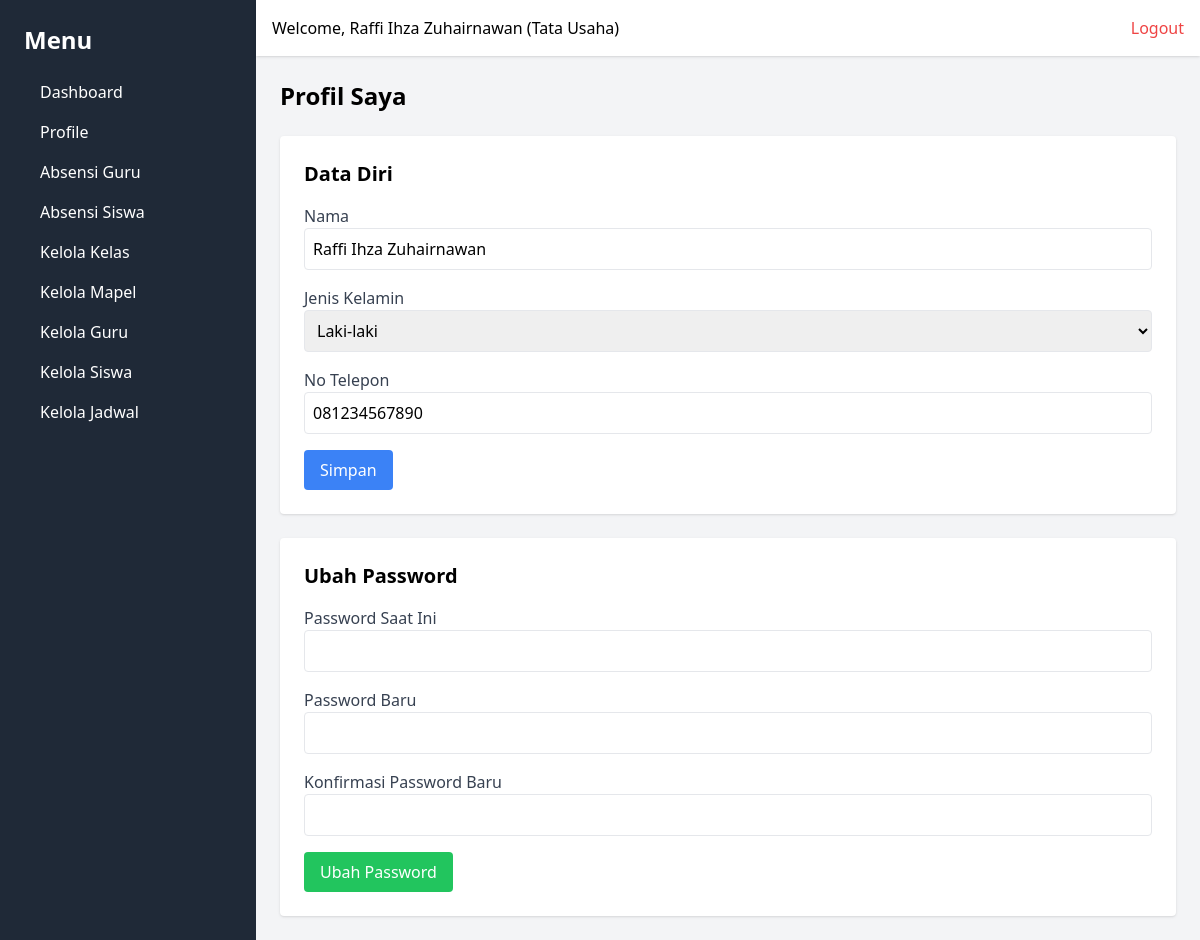
The app's page /profile/ (signed in), older data.
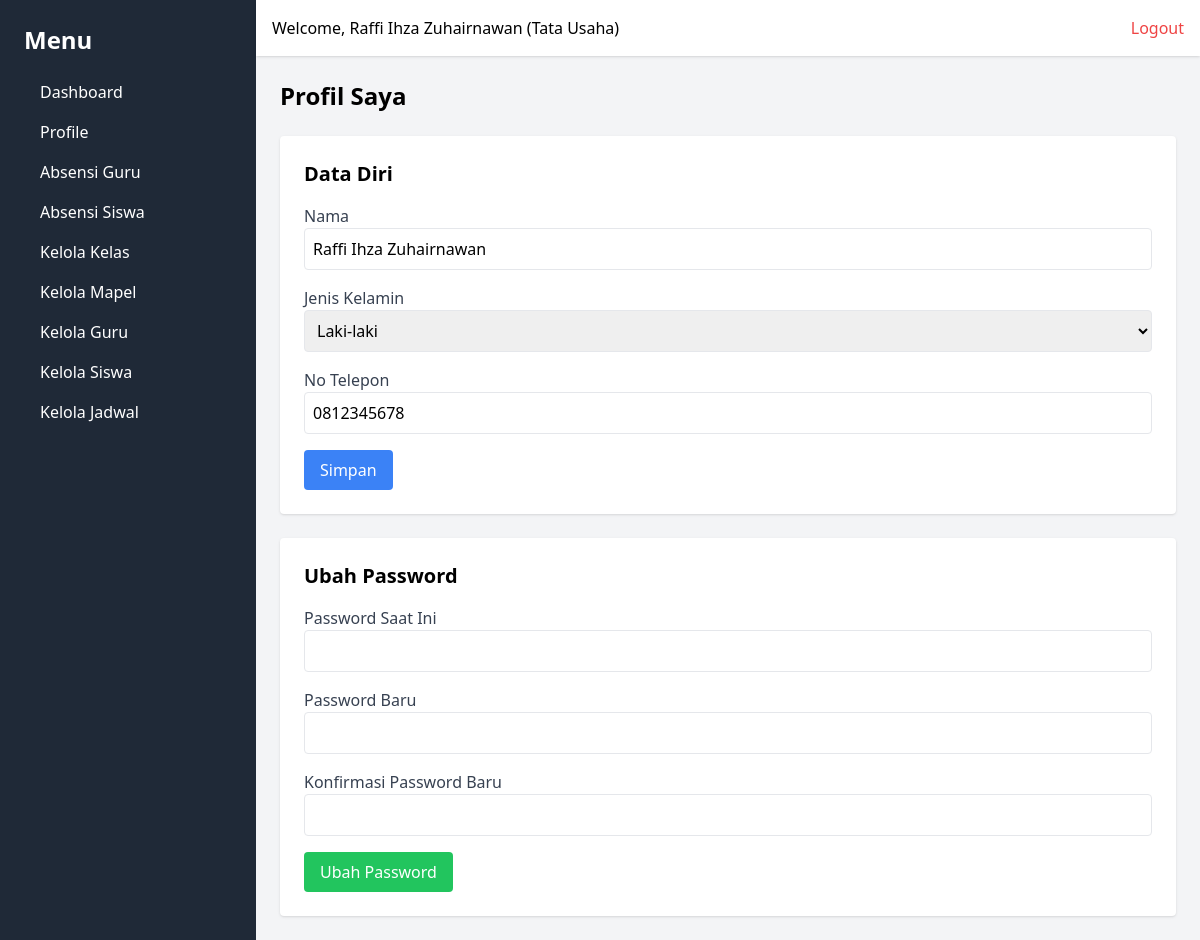
The same page, newer data.
### webabsensi/models.py (models this page shows, shortened)
class User(models.Model):
    ROLE_CHOICES = [
        ('Tata Usaha', 'Tata Usaha'),
        ('Guru', 'Guru'),
        ('Kepala Sekolah', 'Kepala Sekolah'),
    ]
    GENDER_CHOICES = [
        ('L', 'Laki-laki'),
        ('P', 'Perempuan'),
    ]
    nip = models.CharField(max_length=20, unique=True)
    email = models.EmailField(unique=True)
    password = models.CharField(max_length=255)
    nama = models.CharField(max_length=50)
    gender = models.CharField(max_length=1, choices=GENDER_CHOICES)
    role = models.CharField(max_length=20, choices=ROLE_CHOICES)
    no_telepon = models.CharField(max_length=15)
    created_at = models.DateTimeField(auto_now_add=True)
    updated_at = models.DateTimeField(auto_now=True)

### webabsensi/views.py (the view)
    def wrapper(request, *args, **kwargs):
        user_id = request.session.get('user_id')
        if not user_id:
            messages.error(request, 'Anda harus login terlebih dahulu.')
            return redirect('login')
        return view_func(request, *args, **kwargs)

### webabsensi/views.py (called while the page is built, shortened)
def login_required(view_func):
    def wrapper(request, *args, **kwargs):
        user_id = request.session.get('user_id')
        if not user_id:
            messages.error(request, 'Anda harus login terlebih dahulu.')
            return redirect('login')
        return view_func(request, *args, **kwargs)
    return wrapper

@login_required
def profile(request):
    user = User.objects.get(id=request.session['user_id'])
    return render(request, 'profile.html', {'user': user})

### webabsensi/templates/profile.html (shortened to what this page needs)
{% extends 'base.html' %}
{% block content %}
<h1 class="text-2xl font-bold mb-6">Profil Saya</h1>
<form method="POST" class="bg-white p-6 shadow rounded mb-6">
    <h2 class="text-xl font-bold mb-4">Data Diri</h2>
    <div class="mb-4">
        <label class="block text-gray-700">Nama</label>
        <input type="text" name="nama" value="{{ user.nama }}" class="w-full p-2 border rounded">
    </div>
    <div class="mb-4">
        <label class="block text-gray-700">Jenis Kelamin</label>
        <select name="gender" class="w-full p-2 border rounded">
            <option value="L" {% if user.gender == 'L' %}selected{% endif %}>Laki-laki</option>
        </select>
    </div>
    <div class="mb-4">
        <label class="block text-gray-700">No Telepon</label>
        <input type="text" name="no_telepon" value="{{ user.no_telepon }}" class="w-full p-2 border rounded">
    </div>
    <button type="submit" class="bg-blue-500 text-white px-4 py-2 rounded">Simpan</button>
</form>
<form method="POST" class="bg-white p-6 shadow rounded">
    <h2 class="text-xl font-bold mb-4">Ubah Password</h2>
    <div class="mb-4">
        <label class="block text-gray-700">Password Saat Ini</label>
        <input type="password" name="current_password" class="w-full p-2 border rounded" required>
    </div>
    <div class="mb-4">
        <label class="block text-gray-700">Password Baru</label>
        <input type="password" name="new_password" class="w-full p-2 border rounded" required>
    </div>
    <div class="mb-4">
        <label class="block text-gray-700">Konfirmasi Password Baru</label>
        <input type="password" name="confirm_password" class="w-full p-2 border rounded" required>
    </div>
    <button type="submit" class="bg-green-500 text-white px-4 py-2 rounded">Ubah Password</button>
</form>
{% endblock %}

### webabsensi/templates/navbar.html
<div class="bg-white p-4 shadow flex justify-between">
    <h1>Welcome, {{ user.nama }} ({{ user.role }})</h1>
    <a href="{% url 'logout' %}" class="text-red-500">Logout</a>
</div>

Row changes from the older to the newer data that the page shows:
changed User "Raffi Ihza Zuhairnawan": no_telepon "081234567890" → "0812345678"
